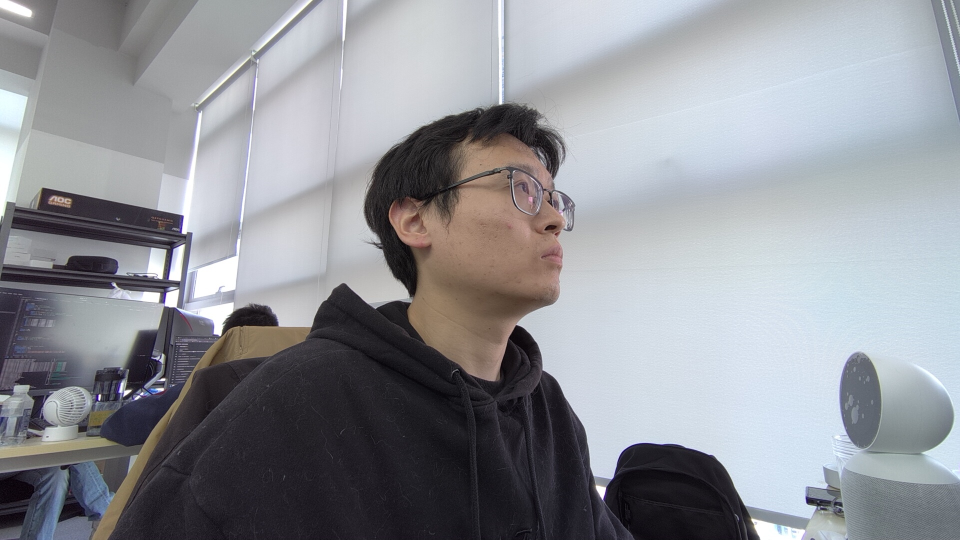
#> input picture bot-local.jpg, 1920 x 1080 px (shown at 1/2 size)
$ python PurpleDetection.py   (older library calls are emulated)
#> lines starting #> are read from the running program, lines starting #| are printed output that depends on the picture; after the words box and inside, x2 and y2 are one past the last pixel; in counts of white or black regions, pixels touching at a corner belong together
#> in main, image1 is the input picture: shape (1080, 1920, 3); mean B, G, R 151.6, 146, 144
# encoding: utf-8
import cv2
import numpy as np
import matplotlib.pyplot as plt


def ImageLAB(image):

    # 转换为LAB颜色空间（更适合边缘检测）
    image_lab = cv2.cvtColor(image, cv2.COLOR_BGR2LAB)
#> image_lab: shape (1080, 1920, 3); mean of channels 0, 1, 2 150.7, 128.7, 124.9
    l_channel, a_channel, b_channel = cv2.split(image_lab)
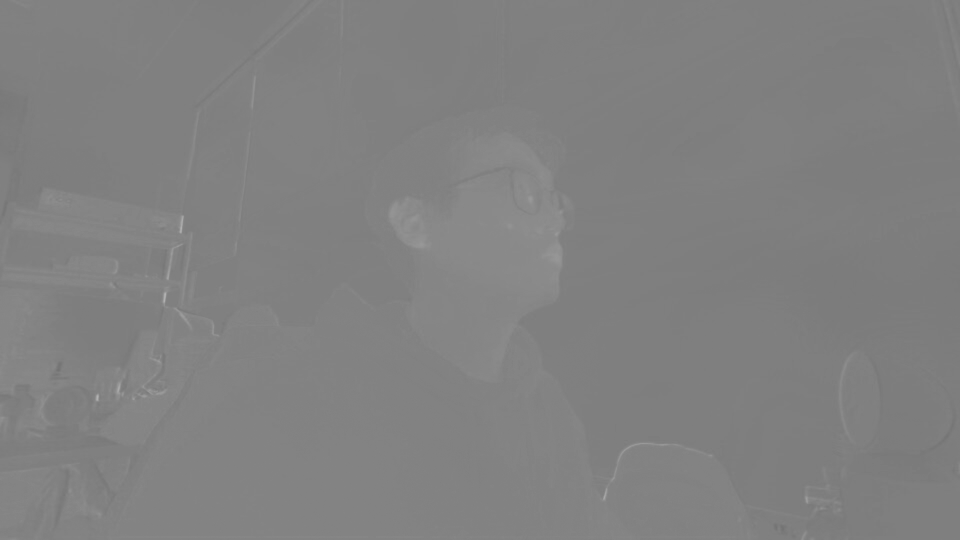
#> a_channel: shape (1080, 1920) (shown at 1/2 size); min 114, max 181, mean 128.7

    # 计算亮度梯度（使用Sobel算子）
    gradient_x = cv2.Sobel(l_channel, cv2.CV_64F, 1, 0, ksize=3)
    gradient_y = cv2.Sobel(l_channel, cv2.CV_64F, 0, 1, ksize=3)
    gradient_magnitude = np.sqrt(gradient_x**2 + gradient_y**2)
    gradient_magnitude = np.uint8(255 * gradient_magnitude / gradient_magnitude.max())

    # 二值化边缘掩膜
    _, edge_mask = cv2.threshold(gradient_magnitude, 50, 255, cv2.THRESH_BINARY)
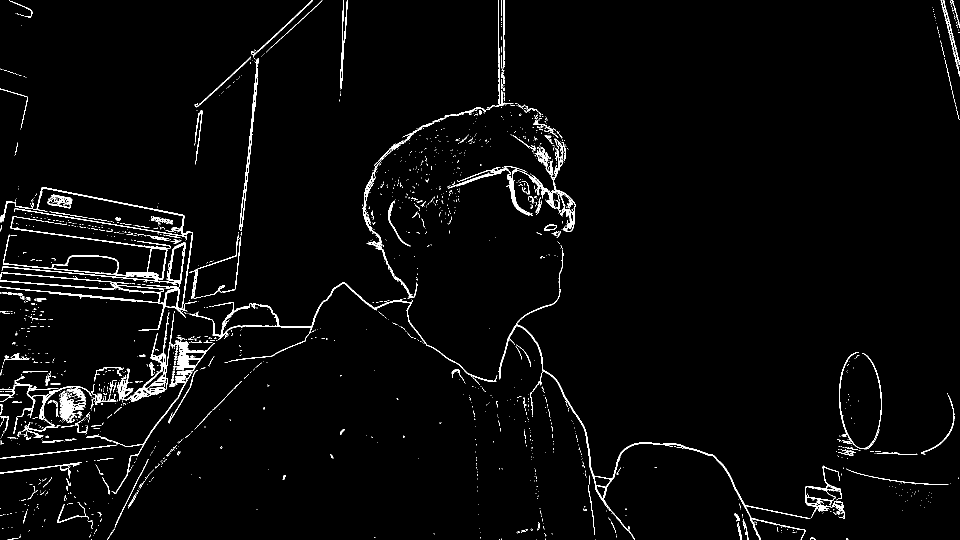
#> edge_mask: shape (1080, 1920) (shown at 1/2 size); 2.6% white in thin lines or dots

    return edge_mask

def PurpleDetection(image, edge_mask):

    # 使用高斯模糊降噪
    image_blur = cv2.GaussianBlur(image, (5, 5), 0)

    # 分离RGB通道
    r_channel = image_blur[:, :, 0]
    g_channel = image_blur[:, :, 1]
    b_channel = image_blur[:, :, 2]

    # 计算紫色异常区域（紫边通常表现为R和B通道高，G通道低）
    purple_mask = np.zeros_like(edge_mask)
    purple_ratio = (r_channel.astype(float) + b_channel.astype(float)) / (g_channel.astype(float) + 1e-6)  # 防止除零
    purple_mask[(edge_mask > 0) & (purple_ratio > 2.0) & (b_channel > 150)] = 255  # 阈值可调

    # 标注紫边区域
    contours, _ = cv2.findContours(purple_mask, cv2.RETR_EXTERNAL, cv2.CHAIN_APPROX_SIMPLE)
    image_marked = image.copy()
    cv2.drawContours(image_marked, contours, -1, (255, 0, 0), 2)  # 用蓝色轮廓标记紫边
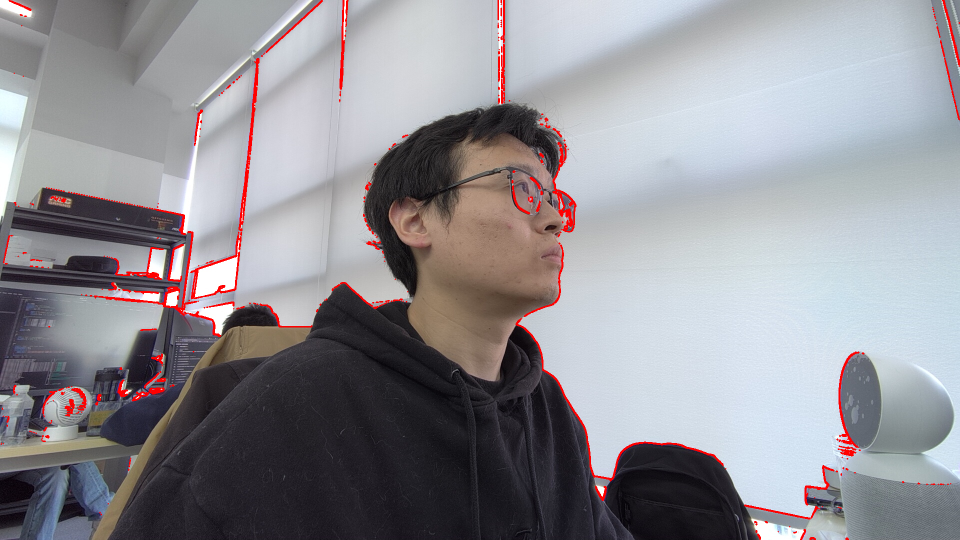
#> image_marked: shape (1080, 1920, 3) (shown at 1/2 size); mean R, G, B 145.3, 143.3, 148.6

    # 计算紫边面积占比
    total_pixels = image.shape[0] * image.shape[1]
#> total_pixels = 2073600
    purple_area = np.sum(purple_mask) / 255
    purple_ratio = purple_area / total_pixels * 100
#> purple_ratio = 0.605


    return purple_mask, image_marked, purple_ratio

'''
# 读取图像并转为RGB格式
image = cv2.imread("brio-local.jpg")
image_rgb = cv2.cvtColor(image, cv2.COLOR_BGR2RGB)

# 转换为LAB颜色空间（更适合边缘检测）
image_lab = cv2.cvtColor(image, cv2.COLOR_BGR2LAB)
l_channel, a_channel, b_channel = cv2.split(image_lab)

# 使用高斯模糊降噪
image_blur = cv2.GaussianBlur(image_rgb, (5, 5), 0)

# 计算亮度梯度（使用Sobel算子）
gradient_x = cv2.Sobel(l_channel, cv2.CV_64F, 1, 0, ksize=3)
gradient_y = cv2.Sobel(l_channel, cv2.CV_64F, 0, 1, ksize=3)
gradient_magnitude = np.sqrt(gradient_x**2 + gradient_y**2)
gradient_magnitude = np.uint8(255 * gradient_magnitude / gradient_magnitude.max())

# 二值化边缘掩膜
_, edge_mask = cv2.threshold(gradient_magnitude, 50, 255, cv2.THRESH_BINARY)

# 分离RGB通道
r_channel = image_rgb[:, :, 0]
g_channel = image_rgb[:, :, 1]
b_channel = image_rgb[:, :, 2]

# 计算紫色异常区域（紫边通常表现为R和B通道高，G通道低）
purple_mask = np.zeros_like(edge_mask)
purple_ratio = (r_channel.astype(float) + b_channel.astype(float)) / (g_channel.astype(float) + 1e-6)  # 防止除零
purple_mask[(edge_mask > 0) & (purple_ratio > 2.0) & (b_channel > 150)] = 255  # 阈值可调

# 标注紫边区域
contours, _ = cv2.findContours(purple_mask, cv2.RETR_EXTERNAL, cv2.CHAIN_APPROX_SIMPLE)
image_marked = image_rgb.copy()
cv2.drawContours(image_marked, contours, -1, (255, 0, 0), 2)  # 用蓝色轮廓标记紫边

# 计算紫边面积占比
total_pixels = image.shape[0] * image.shape[1]
purple_area = np.sum(purple_mask) / 255
purple_ratio = purple_area / total_pixels * 100

# 输出结果
print(f"紫边区域占比: {purple_ratio:.2f}%")

'''

def main(filename):
    image1 = cv2.imread(filename[0])

    mask1 = ImageLAB(image1)
    image_rgb1 = cv2.cvtColor(image1, cv2.COLOR_BGR2RGB)
    purple_mask1, image_marked1, purple_ratio1 = PurpleDetection(image_rgb1, mask1)
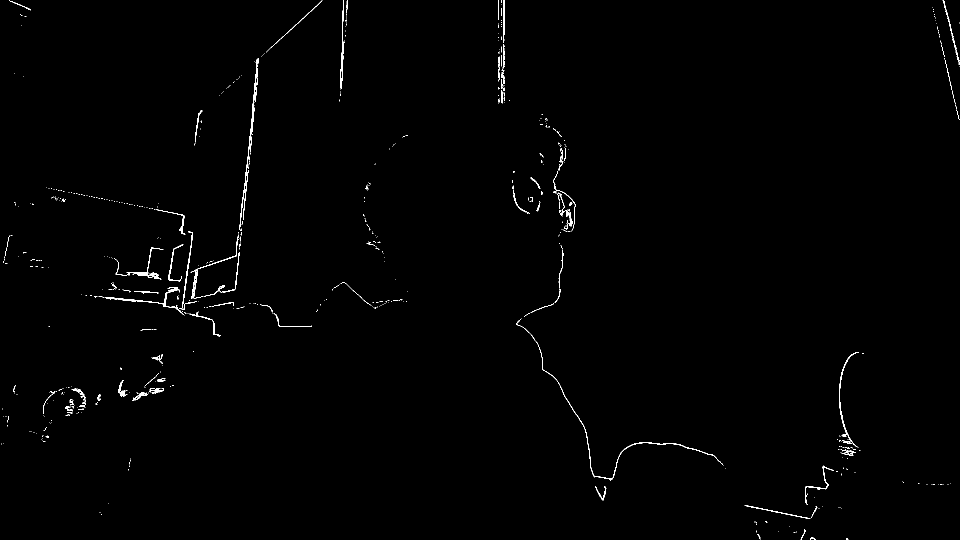
#> purple_mask1: shape (1080, 1920) (shown at 1/2 size); 0.6% white in thin lines or dots
#> purple_ratio1 = 0.605


    image2 = cv2.imread(filename[1])
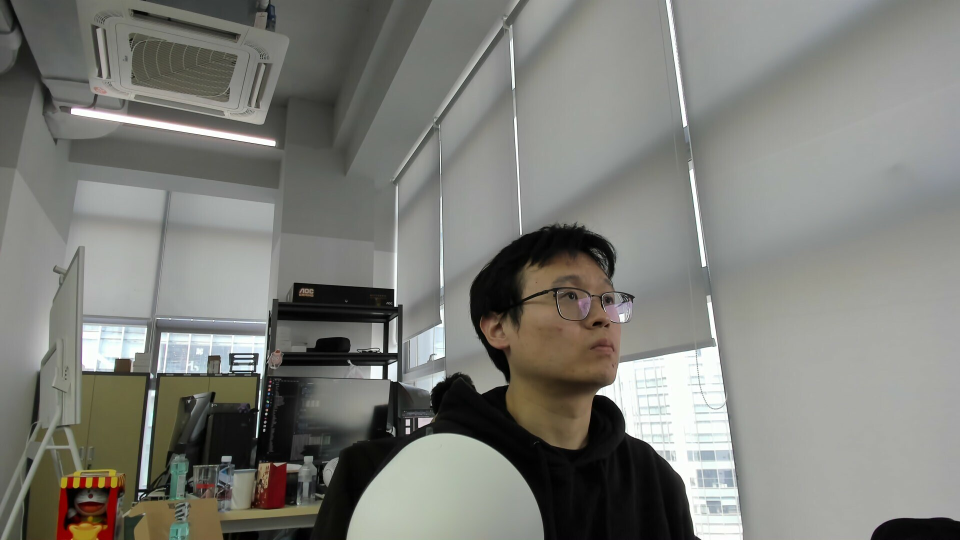
#> input picture brio-local.jpg, 1920 x 1080 px (shown at 1/2 size)
#> image2 is the input picture: shape (1080, 1920, 3); mean B, G, R 120.3, 126, 125.5

    mask2 = ImageLAB(image1)
    image_rgb2 = cv2.cvtColor(image2, cv2.COLOR_BGR2RGB)
    purple_mask2, image_marked2, purple_ratio2 = PurpleDetection(image_rgb2, mask2)
#> in PurpleDetection (call 2), `cv2.drawContours(image_marked, contours, -1, (255, 0, 0), 2)`:
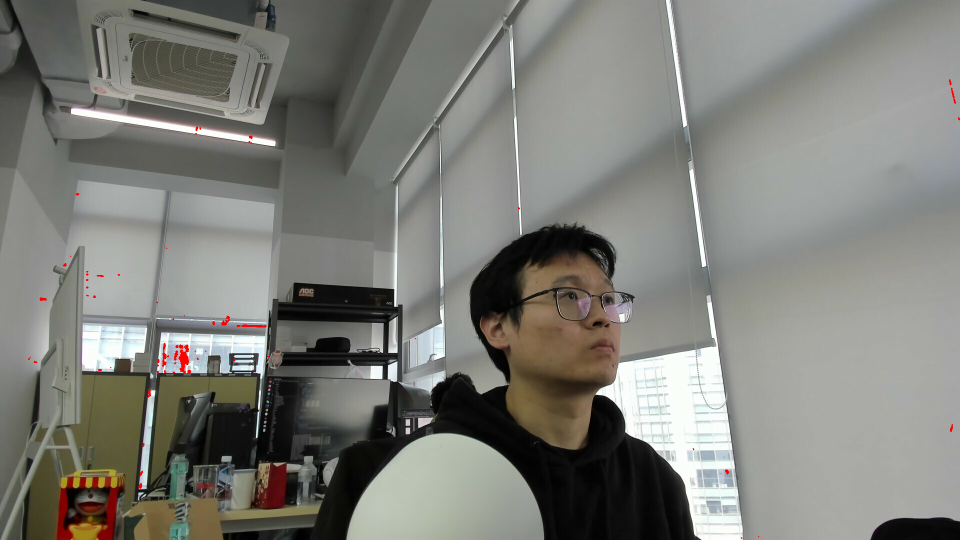
#> image_marked: shape (1080, 1920, 3) (shown at 1/2 size); mean R, G, B 125.6, 125.7, 120.1
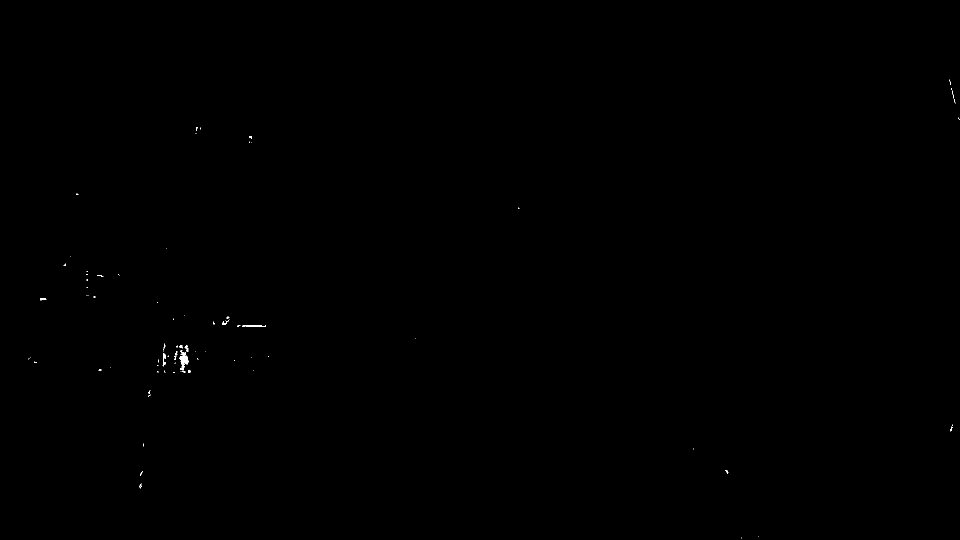
#> purple_mask2: shape (1080, 1920) (shown at 1/2 size); 0.05% white in thin lines or dots, all inside (x1, y1, x2, y2) = (57, 159, 1919, 1077)
#> purple_ratio2 = 0.0539


    # 输出结果
    print(f"Bot紫边区域占比: {purple_ratio1:.2f}%")
#| Bot紫边区域占比: 0.60%
    print(f"Brio紫边区域占比: {purple_ratio2:.2f}%")
#| Brio紫边区域占比: 0.05%

    # 显示结果
    plt.figure(figsize=(15, 9))
    plt.subplot(2, 3, 1)
    plt.imshow(image_rgb1)
    plt.title("Bot Original Image")
    plt.axis('off')
    plt.text(300, 1250, "Bot紫边区域占比：%.2f" % (purple_ratio1) + "%", fontproperties = 'Microsoft YaHei', color = 'darkred', fontsize = 14)


    plt.subplot(2, 3, 2)
    plt.imshow(purple_mask1, cmap='gray')
    plt.title("Bot Purple Fringe Mask")
    plt.axis('off')

    plt.subplot(2, 3, 3)
    plt.imshow(image_marked1)
    plt.title("Bot Marked Purple Fringes")
    plt.axis('off')


    plt.subplot(2, 3, 4)
    plt.imshow(image_rgb2)
    plt.title("Brio Original Image")
    plt.axis('off')
    plt.text(300, 1250, "竞品紫边区域占比：%.2f " % (purple_ratio2) + "%", fontproperties = 'Microsoft YaHei', color = 'darkred', fontsize = 14)

    plt.subplot(2, 3, 5)
    plt.imshow(purple_mask2, cmap='gray')
    plt.title("Brio Purple Fringe Mask")
    plt.axis('off')

    plt.subplot(2, 3, 6)
    plt.imshow(image_marked2)
    plt.title("Brio Marked Purple Fringes")
    plt.axis('off')


    plt.suptitle("Bot与竞品的紫边表现对比", fontproperties = 'Microsoft YaHei', fontsize = 20, y = 0.95)
    plt.show()

if __name__ == "__main__":
    filename = ["bot-local.jpg", "brio-local.jpg"]
    main(filename)
